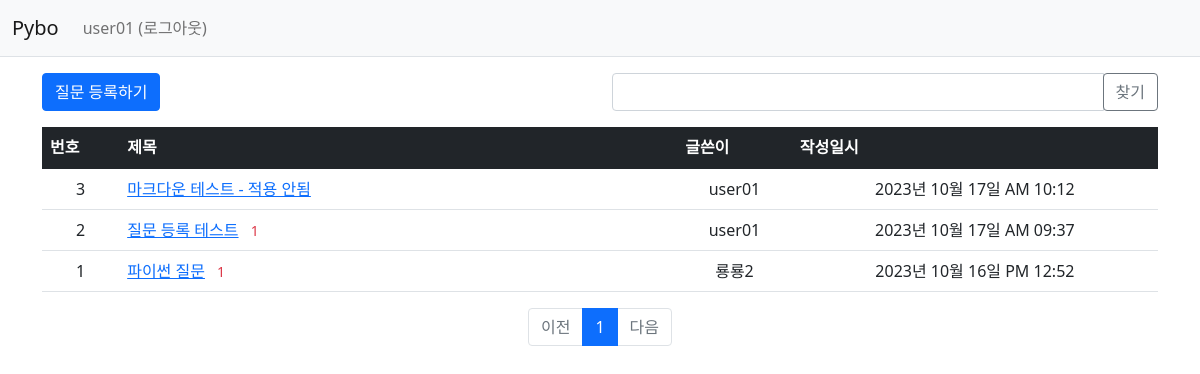
/question/list/ (signed in), run on the app's committed database.
### pybo/models.py (models this page shows)
class User(db.Model):
    id = db.Column(db.Integer, primary_key=True)
    username = db.Column(db.String(150), unique=True, nullable=False)
    password = db.Column(db.String(200), nullable=False)
    email = db.Column(db.String(120), unique=True, nullable=False)

class Question(db.Model):
    id = db.Column(db.Integer, primary_key=True)
    subject = db.Column(db.String(200), nullable=False)
    content = db.Column(db.Text(), nullable=False)
    create_date = db.Column(db.DateTime(), nullable=False)
    user_id = db.Column(db.Integer, db.ForeignKey('user.id', ondelete='CASCADE'), nullable=False)
    user = db.relationship('User', backref=db.backref('question_set'))
    modify_date = db.Column(db.DateTime(), nullable=True)
    voter = db.relationship('User', secondary=question_voter, backref=db.backref('question_voter_set'))

### pybo/views/question_views.py (the view, shortened to what this page needs)
@bp.route('/list/')
def _list():
    page = request.args.get('page', type=int, default=1)
    kw = request.args.get('kw', type=str, default='')
    question_list = Question.query.order_by(Question.create_date.desc())
    question_list = question_list.paginate(page=page, per_page=10)
    return render_template('question/question_list.html', question_list=question_list, page=page, kw=kw)

### pybo/filter.py (called while the page is built)
def format_datetime(value, fmt='%Y년 %m월 %d일 %p %I:%M'):
    return value.strftime(fmt)

### pybo/views/auth_views.py (called while the page is built)
@bp.before_app_request
def load_logged_in_user():
    user_id = session.get('user_id')
    if user_id is None:
        g.user = None
    else:
        g.user = User.query.get(user_id)

### pybo/templates/question/question_list.html (shortened to what this page needs)
{% extends 'base.html' %}
{% block content %}
<div class="container my-3">
    <div class="row my-3">
        <div class="col-6">
            <a href="{{ url_for('question.create') }}" class="btn btn-primary">질문 등록하기</a>
        </div>
        <div class="col-6">
            <div class="input-group">
                <input type="text" id="search_kw" class="form-control" value="{{ kw or '' }}">
                <div class="input-group-append">
                    <button class="btn btn-outline-secondary" type="button" id="btn_search">찾기</button>
                </div>
            </div>
        </div>
    </div>
    <table class="table">
        <thead>
        <tr class="table-dark">
            <th>번호</th>
            <th style="width:50%">제목</th>
            <th>글쓴이</th>
            <th>작성일시</th>
        </tr>
        </thead>
        <tbody>
        {% if question_list %}
        {% for question in question_list.items %}
        <tr class="text-center">
            <td>{{ question_list.total - ((question_list.page-1) * question_list.per_page) - loop.index0 }}</td>
            <td class="text-start">
                <a href="{{ url_for('question.detail', question_id=question.id) }}">{{ question.subject }}</a>
                {% if question.answer_set|length > 0 %}
                <span class="text-danger small mx-2">{{ question.answer_set|length }}</span>
                {% endif %}
            </td>
            <td>{{ question.user.username }}</td>
            <td>{{ question.create_date|datetime }}</td>
        </tr>
        {% endfor %}
        {% else %}
        <tr>
            <td colspan="3">질문이 없습니다.</td>
        </tr>
        {% endif %}
        </tbody>
    </table>
    <ul class="pagination justify-content-center">
        {% if question_list.has_prev %}
        <li class="page-item">
            <!--3-14 페이징 -> 기존의 페이징 처리 방식(?page=1) 변경. 검색과 페이징이 동시에 처리되려면 form을 통해 페이징이 요청되어야 함.
                                페이지 링크를 href 속성에 직접 입력하는 대신 data-page 속성으로 값을 읽을 수 있도록 변경.-->
            <a class="page-link" data-page="{{ question_list.prev_num }}" href="javascript:void(0)">이전</a>
        </li>
        {% else %}
        <li class="page-item disabled">
            <a class="page-link" tabindex="-1" aria-disabled="true" href="javascript:void(0)">이전</a>
        </li>
        {% endif %}
        {% for page_num in question_list.iter_pages() %}
        {% if page_num %}
        {% if page_num != question_list.page %}
        <li class="page-item">
            <!--3-14 페이징 -> 기존의 페이징 처리 방식(?page=1) 변경. 검색과 페이징이 동시에 처리되려면 form을 통해 페이징이 요청되어야 함.
                                페이지 링크를 href 속성에 직접 입력하는 대신 data-page 속성으로 값을 읽을 수 있도록 변경.-->
            <a class="page-link" data-page="{{ page_num }}" href="javascript:void(0)">{{ page_num }}</a>
        </li>
        {% else %}
        <li class="page-item active" aria-current="page">
            <a class="page-link" href="javascript:void(0)">{{ page_num }}</a>
        </li>
        {% endif %}
        {% else %}
        <li class="disabled">
            <a class="page-link" href="javascript:void(0)">...</a>
            <!--iter_pages 함수로 페이지가 나열될 때 페이지 번호(page_num)가 없는 경우 '...'을 표시 함.
                이는 보여 줄 페이지 번호가 지나치게 많은 경우 현재 페이지 위주로 보여주는 기술이다.-->
        </li>
        {% endif %}
        {% endfor %}
        {% if question_list.has_next %}
        <li class="page-item">
            <!--3-14 페이징 -> 기존의 페이징 처리 방식(?page=1) 변경. 검색과 페이징이 동시에 처리되려면 form을 통해 페이징이 요청되어야 함.
                                페이지 링크를 href 속성에 직접 입력하는 대신 data-page 속성으로 값을 읽을 수 있도록 변경.-->
            <a class="page-link" data-page="{{ question_list.next_num }}" href="javascript:void(0)">다음</a>
        </li>
        {% else %}
        <li class="page-item disabled">
            <a class="page-link" tabindex="-1" aria-disabled="true" href="javascript:void(0)">다음</a>
        </li>
        {% endif %}
    </ul>
</div>
{% endblock %}

### pybo/templates/navbar.html (shortened to what this page needs)
<nav class="navbar navbar-expand-lg navbar-light bg-light border-bottom">
    <div class="container-fluid">
        <a class="navbar-brand" href="{{ url_for('main.index') }}">Pybo</a>
        <div class="collapse navbar-collapse" id="navbarSupportedContent">
            {% if g.user %}
            <ul class="navbar-nav">
                <li class="nav-item">
                    <a class="nav-link" href="{{ url_for('auth.logout') }}">{{ g.user.username }} (로그아웃)</a>
                </li>
            </ul>
            {% endif %}
        </div>
    </div>
</nav>

### data on the page
User: user.username "user01"
Question: total "3", subject "마크다운 테스트 - 적용 안됨", user.username "user01", create_date "2023년 10월 17일 AM 10:12"
Question: total "2", subject "질문 등록 테스트", answer_set|length "1", user.username "user01", create_date "2023년 10월 17일 AM 09:37"
Question: total "1", subject "파이썬 질문", answer_set|length "1", user.username "룡룡2", create_date "2023년 10월 16일 PM 12:52"

### other printed values
{{ page_num }} "1"
